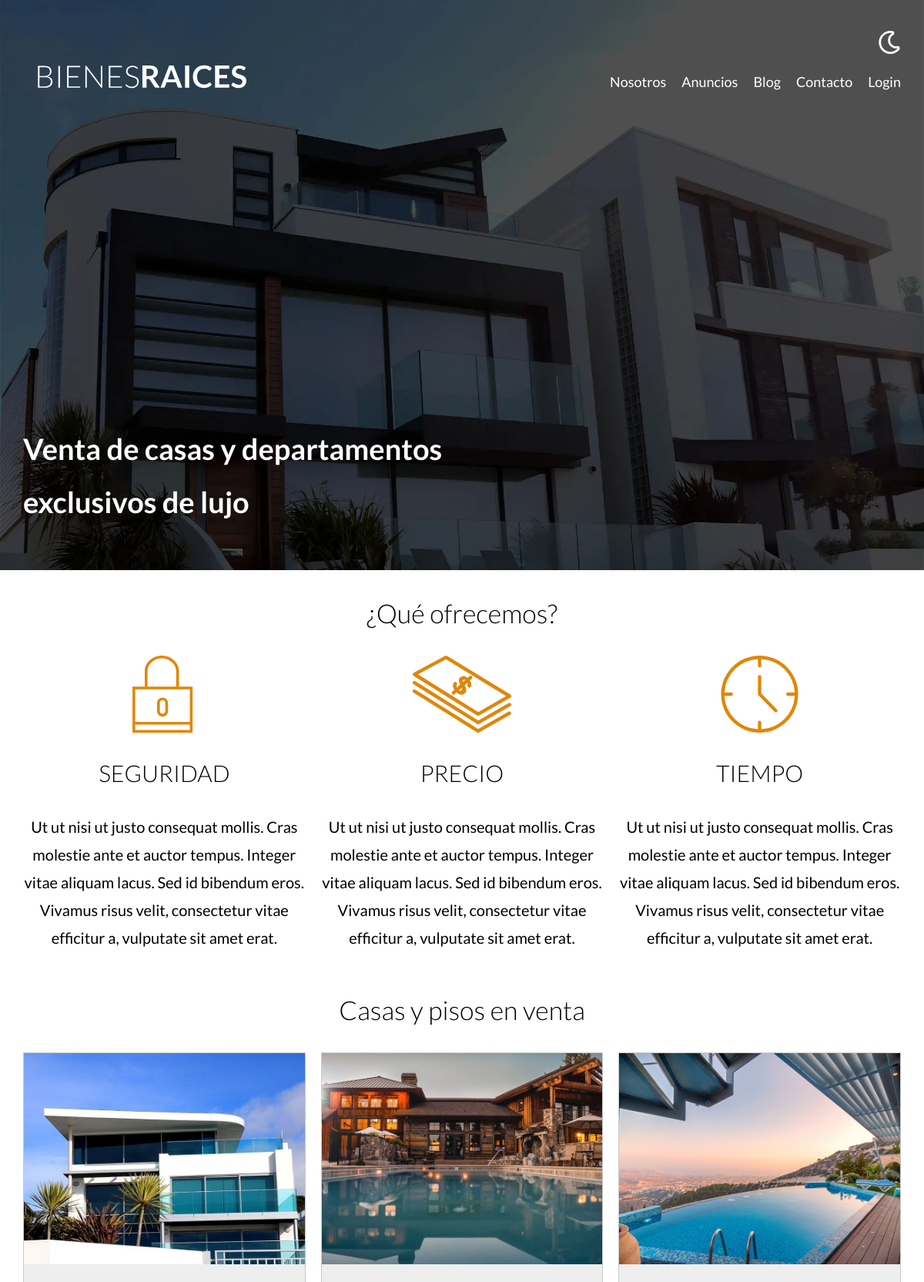
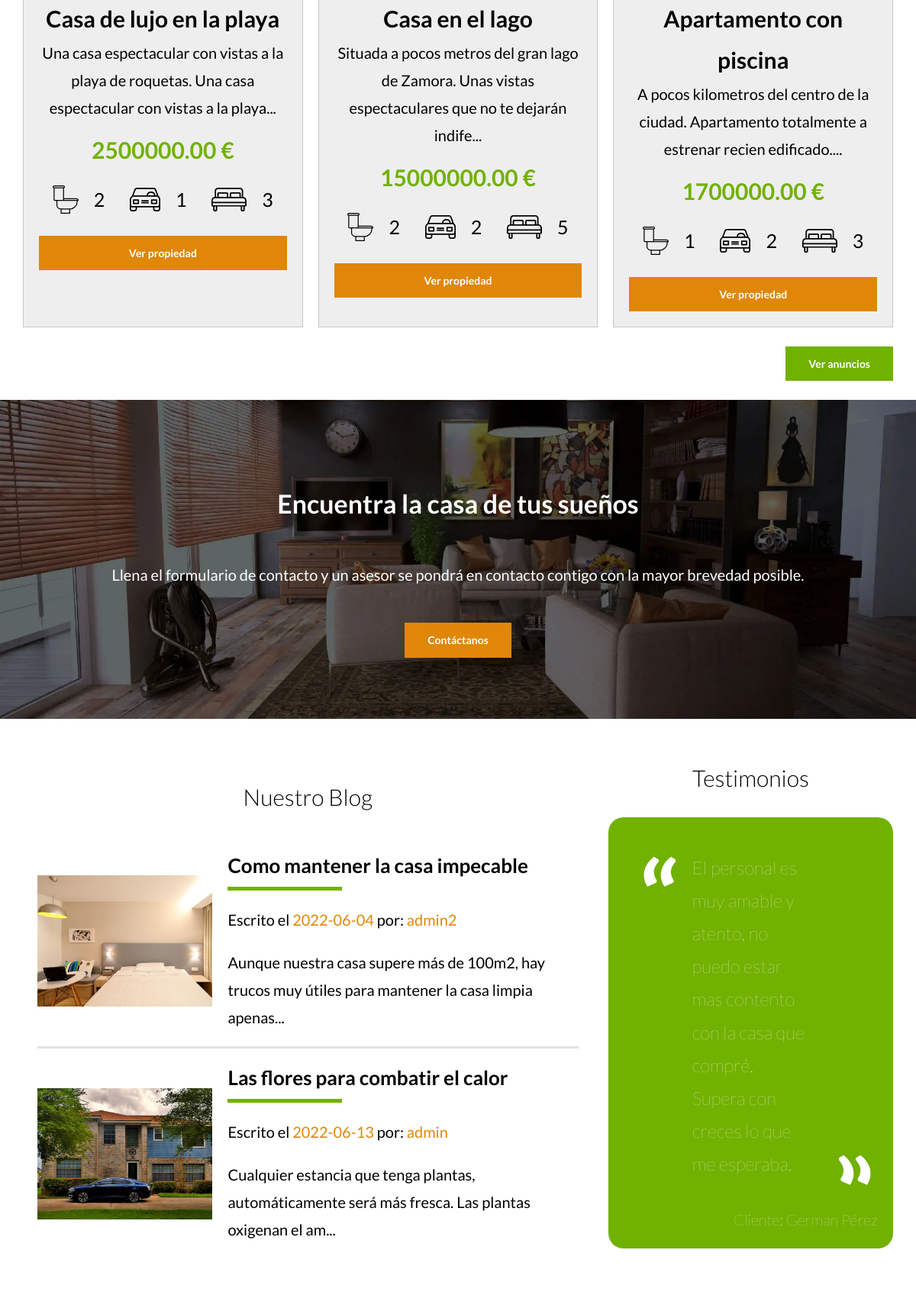
The page / (upper part) on the database its author committed (2 pictures, top to bottom).
### tables this page shows
CREATE TABLE `propiedades` (
  `id` int NOT NULL AUTO_INCREMENT,
  `titulo` varchar(60) DEFAULT NULL,
  `precio` decimal(10,2) DEFAULT NULL,
  `imagen` varchar(200) DEFAULT NULL,
  `descripcion` longtext,
  `habitaciones` int DEFAULT NULL,
  `baños` int DEFAULT NULL,
  `aparcamientos` int DEFAULT NULL,
  `creado` date DEFAULT NULL,
  `vendedorID` int DEFAULT NULL,
  PRIMARY KEY (`id`),
  KEY `vendedorID_idx` (`vendedorID`),
  CONSTRAINT `vendedorID` FOREIGN KEY (`vendedorID`) REFERENCES `vendedores` (`id`)
);

CREATE TABLE `entradas` (
  `id` int NOT NULL AUTO_INCREMENT,
  `titulo` varchar(45) NOT NULL,
  `contenido` longtext NOT NULL,
  `imagen` varchar(200) DEFAULT NULL,
  `creado` datetime DEFAULT NULL,
  `usuarioID` int NOT NULL,
  PRIMARY KEY (`id`),
  KEY `index2` (`usuarioID`),
  CONSTRAINT `usuarioID` FOREIGN KEY (`usuarioID`) REFERENCES `usuarios` (`id`) ON DELETE RESTRICT ON UPDATE RESTRICT
);

CREATE TABLE `usuarios` (
  `id` int NOT NULL AUTO_INCREMENT,
  `email` varchar(50) NOT NULL,
  `password` char(60) NOT NULL,
  `nombre` varchar(30) NOT NULL,
  PRIMARY KEY (`id`)
);

### controllers/PaginasController.php (called while the page is built, shortened)
<?php
class PaginasController {
    public static function index(Router $router){
        $inicio = true;
        $propiedades = Propiedad::get(3);
        $entradas = Entrada::get(2);
        $usuarios = Usuario::all();
        $router->render('paginas/index',[
            'propiedades' => $propiedades ,
            'entradas' => $entradas ,
            'inicio' => $inicio ,
            'usuarios' => $usuarios
        ]);
    }
}

### public/index.php (called while the page is built, shortened)
<?php
$router = new Router;
$router->get('/admin', [PropiedadController::class, 'index']);
$router->get('/propiedades/crear', [PropiedadController::class, 'crear']);
$router->post('/propiedades/crear', [PropiedadController::class, 'crear']);
$router->get('/propiedades/actualizar', [PropiedadController::class, 'actualizar']);
$router->post('/propiedades/actualizar', [PropiedadController::class, 'actualizar']);
$router->post('/propiedades/eliminar', [PropiedadController::class, 'eliminar']);
$router->get('/vendedores/crear', [VendedorController::class, 'crear']);
$router->post('/vendedores/crear', [VendedorController::class, 'crear']);
$router->get('/vendedores/actualizar', [VendedorController::class, 'actualizar']);
$router->post('/vendedores/actualizar', [VendedorController::class, 'actualizar']);
$router->post('/vendedores/eliminar', [VendedorController::class, 'eliminar']);
$router->get('/entradas/crear', [EntradaController::class, 'crear']);
$router->post('/entradas/crear', [EntradaController::class, 'crear']);
$router->get('/entradas/actualizar', [EntradaController::class, 'actualizar']);
$router->post('/entradas/actualizar', [EntradaController::class, 'actualizar']);
$router->post('/entradas/eliminar', [EntradaController::class, 'eliminar']);
$router->get('/', [PaginasController::class, 'index']);
$router->get('/nosotros', [PaginasController::class, 'nosotros']);
$router->get('/anuncios', [PaginasController::class, 'anuncios']);
$router->get('/anuncio', [PaginasController::class, 'anuncio']);
$router->get('/blog', [PaginasController::class, 'blog']);
$router->get('/entradablog', [PaginasController::class, 'entradablog']);
$router->get('/contacto', [PaginasController::class, 'contacto']);
$router->post('/contacto', [PaginasController::class, 'contacto']);
$router->get('/login', [LoginController::class, 'login']);
$router->post('/login', [LoginController::class, 'login']);
$router->get('/logout', [LoginController::class, 'logout']);
$router->comprobarRutas();

### models/Activerecord.php (called while the page is built, shortened)
<?php
class ActiveRecord{
    protected static $db;
    protected static $tabla = '';
    public static function  setDB($database){
        self::$db = $database;
    }
    public static function all(){
        $query = "SELECT * FROM " . static::$tabla;
        $resultado = self::consultarSQL($query);
        return $resultado;
    }
    public static function get($cantidad){
        $query = "SELECT * FROM " . static::$tabla . " LIMIT " . $cantidad;
        $resultado = self::consultarSQL($query);
        return $resultado;
    }
    public static function consultarSQL($query){
        $resultado = self::$db->query($query);
        $array = [];
        while($registro = $resultado->fetch_assoc()){
            $array[] = static::crearObjeto($registro);
        }
        return $array;
    }
    protected static function crearObjeto($registro){
        $objeto = new static;
        foreach($registro as $key => $value){
            if(property_exists($objeto, $key)){
                $objeto->$key = $value;
            }
        }
        return $objeto;
    }
}

### views/paginas/listadoanuncios.php (the view)
<div class="contenedor-anuncios">
    <?php foreach($propiedades as $propiedad): ?>
        <div class="anuncio" data-cy="anuncio">
            <picture>
                <img loading="lazy" src="/imagenes/<?php echo $propiedad->imagen ?>" alt="anuncio">
            </picture>
            <div class="contenido-anuncio">
                <h3> <?php echo $propiedad->titulo; ?> </h3>
                <p><?php echo substr($propiedad->descripcion, 0, 100) . '...';?></p>
                <p class="precio"><?php echo $propiedad->precio; ?> €</p>
                <ul class="iconos-caracteristicas">
                    <li>
                        <img loading="lazy" src="build/img/icono_wc.svg" alt="icono wc">
                        <p><?php echo $propiedad->baños; ?></p>
                    </li>
                    <li>
                        <img loading="lazy" src="build/img/icono_estacionamiento.svg" alt="icono estacionamiento">
                        <p><?php echo $propiedad->aparcamientos; ?></p>
                    </li>
                    <li>
                        <img loading="lazy" src="build/img/icono_dormitorio.svg" alt="icono dormitorio">
                        <p><?php echo $propiedad->habitaciones; ?></p>
                    </li>
                </ul>
                <a href="/anuncio?id=<?php echo $propiedad->id;?>" class="boton-amarillo-block" data-cy="enlace-propiedad">Ver propiedad</a>
            </div>
        </div>
    <?php endforeach; ?>
</div>

### views/paginas/index.php
<main class="contenedor seccion">
        <h2 data-cy="heading-iconos">¿Qué ofrecemos?</h2>
        <?php include "iconos.php"; ?>
</main>
<section class="seccion contenedor">
    <h2 data-cy="heading-anuncios">Casas y pisos en venta</h2>
    <?php include "listadoanuncios.php"; ?>
    <div class="alinear-derecha">
        <a class="boton-verde" href="/anuncios" data-cy="ver-anuncios">Ver anuncios</a>
    </div>
</section>
<section data-cy="imagen-contacto" class="contacto-banner">
    <h2>Encuentra la casa de tus sueños</h1>
        <p>Llena el formulario de contacto y un asesor se pondrá en contacto contigo con la mayor brevedad posible.</p>
        <a class="boton-amarillo-no-block" href="/contacto">Contáctanos</a>
</section>
<div class="contenedor seccion contenedor-testimonios-blog">
        <?php include "blog.php"; ?>
    <section data-cy="testimonios" class="testimonios">
        <h3>Testimonios</h3>
        <div class="testimonio">
            <blockquote>
                El personal es muy amable y atento, no puedo estar mas contento con la casa que compré.
                Supera con creces lo que me esperaba.
            </blockquote>
            <p>Cliente: German Pérez</p>
        </div>
    </section>
</div>

### views/paginas/iconos.php
<div class="iconos-nosotros" data-cy="iconos-nosotros">
    <div class="icono">
        <img src="build/img/icono1.svg" alt="Icono seguridad" loading="lazy">
        <h3>Seguridad</h3>
        <p>Ut ut nisi ut justo consequat mollis. Cras molestie ante et auctor tempus. Integer vitae aliquam
            lacus.
            Sed id bibendum eros. Vivamus risus velit, consectetur vitae efficitur a, vulputate sit amet erat.
        </p>
    </div>
    <div class="icono">
        <img src="build/img/icono2.svg" alt="Icono precio" loading="lazy">
        <h3>Precio</h3>
        <p>Ut ut nisi ut justo consequat mollis. Cras molestie ante et auctor tempus. Integer vitae aliquam
            lacus.
            Sed id bibendum eros. Vivamus risus velit, consectetur vitae efficitur a, vulputate sit amet erat.
        </p>
    </div>
    <div class="icono">
        <img src="build/img/icono3.svg" alt="Icono tiempo" loading="lazy">
        <h3>Tiempo</h3>
        <p>Ut ut nisi ut justo consequat mollis. Cras molestie ante et auctor tempus. Integer vitae aliquam
            lacus.
            Sed id bibendum eros. Vivamus risus velit, consectetur vitae efficitur a, vulputate sit amet erat.
        </p>
    </div>
</div>

### views/paginas/blog.php
<main data-cy="blog" class="contenedor seccion contenido-centrado">
<h3>Nuestro Blog</h3>
    <div class="blog">
        <?php foreach($entradas as $entrada): ?>
        <article class="entrada-blog">
            <div class="imagen">
            <a href="/entradablog?id=<?php echo $entrada->id;?>">
                <picture>
                    <img src="imagenes/<?php echo $entrada->imagen ?>"  alt="Imagen blog">
                </picture>
            </a>
            </div>
            <div class="contenido-blog">
                <a href="/entradablog?id=<?php echo $entrada->id;?>">
                    <h4> <?php echo $entrada->titulo ?> </h4>
                    <p class="informacion-meta">Escrito el <span><?php echo substr($entrada->creado, 0, 10) ?></span> por: <span> <?php  foreach($usuarios as $usuario){ if($entrada->usuarioID === $usuario->id){ echo $usuario->nombre;}} ?></span></p>
                    <p><?php echo substr($entrada->contenido, 0, 100) . '...'; ?></p>
                </a>
            </div>
        </article>
        <?php endforeach; ?>
    </div>
</main>

### Router.php (shortened to what this page needs)
<?php
class Router {
    public $rutasGET =[];
    public $rutasPOST =[];
    public function get($url, $fn){
        $this->rutasGET[$url] = $fn;
    }
    public function post($url, $fn){
        $this->rutasPOST[$url] = $fn;
    }
    public function comprobarRutas(){
        $urlActual = $_SERVER['REQUEST_URI'] === '' ? '/' : $_SERVER['REQUEST_URI'];
        $metodo = $_SERVER['REQUEST_METHOD'];
        if($metodo === 'GET'){
            $fn = $this->rutasGET[$urlActual] ?? null;
        }else{
            $fn = $this->rutasPOST[$urlActual] ?? null;
        }
        if($fn){
            call_user_func($fn, $this);
        }else{
            echo 'Pagina no encontrada :(';
        }
    }
    public function render($view, $datos = []){
        include __DIR__ . "/views/" . "$view" . ".php";
        $contenido = ob_get_clean();
        include __DIR__ . "/views/layout.php";
    }
}

### views/layout.php (shortened to what this page needs)
<?php
$auth = $_SESSION['login'] ?? null;
?>
<!DOCTYPE html>
<html lang="en">
<head>
    <link rel="stylesheet" href="../build/css/app.css">
</head>
<body>
    <header class="header <?php if($inicio === true){echo 'header-inicio';}else{echo '';} ?>">
        <div class="contenedor contenido-header">
            <div class="barra">
                <a href="/">
                    <img src="../build/img/logo.svg" alt="Logotipo de bienes raices">
                </a>
                <div class="contenedor-navegacion">
                    <img class="dark-mode" src="../build/img/dark-mode.svg" alt="modo noche">
                    <nav class="navegacion" data-cy="navegacion-header">
                        <a href="/nosotros">Nosotros</a>
                        <a href="/anuncios">Anuncios</a>
                        <a href="/blog">Blog</a>
                        <a href="/contacto">Contacto</a>
                        <?php if($auth): ?>
                            <a href="/admin">Administrar</a>
                            <a href="/logout">Cerrar sesion</a>
                        <?php else: ?>
                            <a href="/login">Login</a>
                        <?php endif ?>
                    </nav>
                </div>
            </div>
            <?php if($inicio === true){echo '<h1 data-cy="heading-sitio">Venta de casas y departamentos exclusivos de lujo</h1>';}else{echo '';} ?>
        </div>
    </header>
    <?php echo $contenido ; ?>
</body>
</html>

### rows shown on the page
propiedades: imagen (picture), titulo "Casa de lujo en la playa", descripcion "Una casa espectacular con vistas a la playa de roquetas. Una casa espectacular con vistas a la playa", precio "2500000.00", baños "2", aparcamientos "1", habitaciones "3"
propiedades: imagen (picture), titulo "Casa en el lago", descripcion "Situada a pocos metros del gran lago de Zamora. Unas vistas espectaculares que no te dejarán indife", precio "15000000.00", baños "2", aparcamientos "2", habitaciones "5"
propiedades: imagen (picture), titulo "Apartamento con piscina", descripcion "A pocos kilometros del centro de la ciudad. Apartamento totalmente a estrenar recien edificado.", precio "1700000.00", baños "1", aparcamientos "2", habitaciones "3"
entradas: imagen (picture), titulo "Como mantener la casa impecable", creado "2022-06-04", contenido "Aunque nuestra casa supere más de 100m2, hay trucos muy útiles para mantener la casa limpia apenas"
usuarios: nombre "admin2"
entradas: imagen (picture), titulo "Las flores para combatir el calor", creado "2022-06-13", contenido "Cualquier estancia que tenga plantas, automáticamente será más fresca. Las plantas oxigenan el am"
usuarios: nombre "admin"
